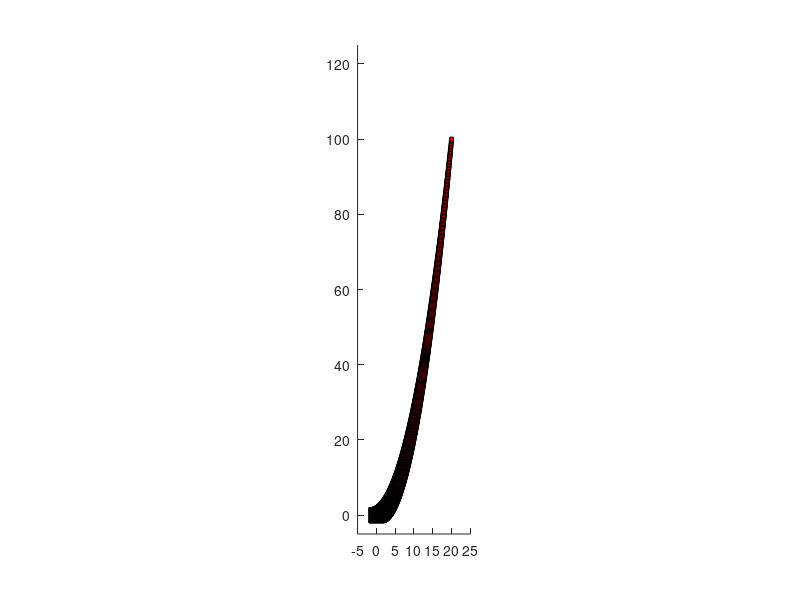

Source code (MATLAB):
function v = prob1
square = [-2 -2 2 2; -2 2 2 -2];


figure
xmin = -5;
xmax = 25;
ymin = -5;
ymax = 125;
axis equal
axis([xmin xmax ymin ymax])
hold on
t = linspace(0, 20, 500);
y= (1/4)*t.^2;
scale = linspace(1, .25, 500);
    for i = 1:500         
         h = fill(scale(i)*square(1,:) + t(i), scale(i)*square(2,:) + y(i), 'r'); 
        
         v.x(i,:)=get(h,'xdata')';
         v.y(i,:)=get(h,'ydata')';
         %pause(0.03);

    end
    
end



